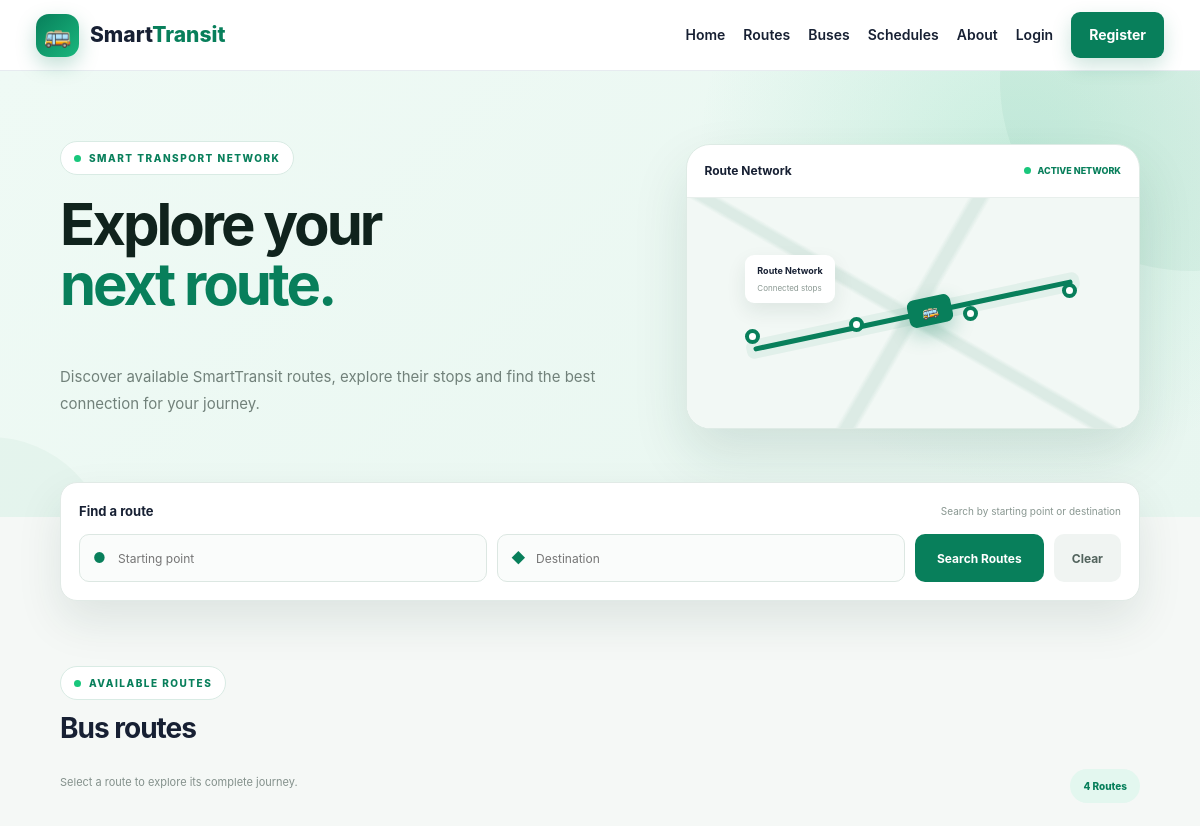
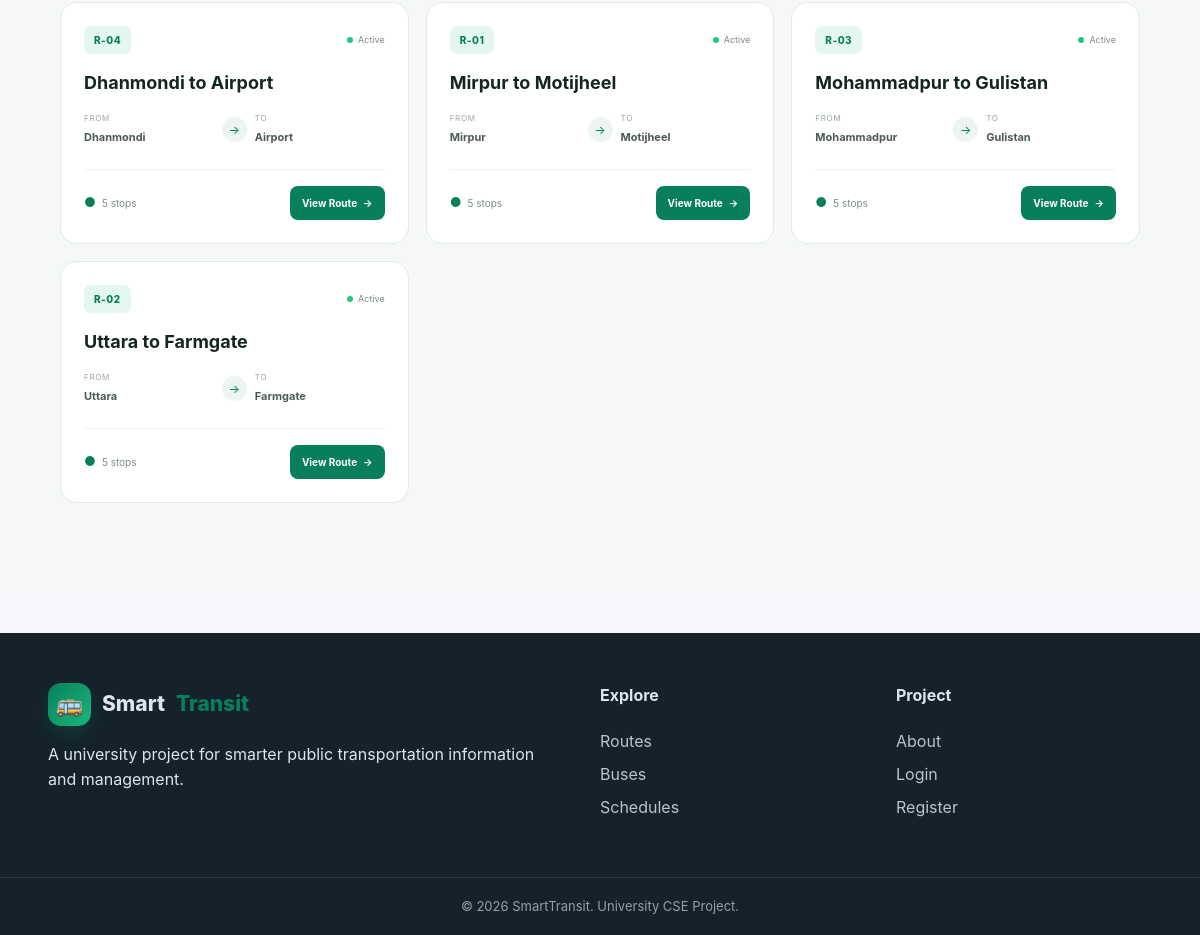
The app's page /passenger/routes.php with its own data (2 pictures, top to bottom).
### tables this page shows
CREATE TABLE IF NOT EXISTS routes (
    id INT UNSIGNED AUTO_INCREMENT PRIMARY KEY,
    route_name VARCHAR(120) NOT NULL,
    route_code VARCHAR(30) NOT NULL UNIQUE,
    starting_point VARCHAR(100) NOT NULL,
    ending_point VARCHAR(100) NOT NULL,
    description TEXT,
    status ENUM('active','inactive') NOT NULL DEFAULT 'active',
    created_at TIMESTAMP DEFAULT CURRENT_TIMESTAMP
);

### includes/functions.php (called while the page is built, shortened)
<?php
function e(?string $value): string {
    return htmlspecialchars($value ?? '', ENT_QUOTES, 'UTF-8');
}
?>

### passenger/routes.php (the view, shortened to what this page needs)
<?php
require_once __DIR__ . '/../config/database.php';
require_once __DIR__ . '/../includes/functions.php';
$from = trim($_GET['from'] ?? '');
$to = trim($_GET['to'] ?? '');
$sql = "SELECT r.*, COUNT(s.id) AS stop_count
        FROM routes r
        LEFT JOIN stops s ON s.route_id = r.id
        WHERE r.status = 'active'";
$params = [];
$sql .= " GROUP BY r.id ORDER BY r.route_name";
$stmt = $pdo->prepare($sql);
$stmt->execute($params);
$routes = $stmt->fetchAll();
require __DIR__ . '/../includes/header.php';
?>
<main class="routes-page">
    <section class="routes-hero">
        <div class="routes-container">
            <div class="routes-hero-grid">
                <div>
                    <div class="routes-eyebrow">
                        <span class="routes-eyebrow-dot"></span>
                        SMART TRANSPORT NETWORK
                    </div>
                    <h1>
                        Explore your<br>
                        <span>next route.</span>
                    </h1>
                    <p class="routes-hero-description">
                        Discover available SmartTransit routes,
                        explore their stops and find the best
                        connection for your journey.
                    </p>
                </div>
                <div class="route-visual">
                    <div class="route-visual-card">
                        <div class="visual-header">
                            <strong>
                                Route Network
                            </strong>
                            <div class="visual-live">
                                <span></span>
                                ACTIVE NETWORK
                            </div>
                        </div>
                        <div class="visual-map">
                            <div class="route-node node-1"></div>
                            <div class="route-node node-2"></div>
                            <div class="route-node node-3"></div>
                            <div class="route-node node-4"></div>
                            <div class="route-bus">
                                🚌
                            </div>
                            <div class="route-label">
                                Route Network
                                <small>
                                    Connected stops
                                </small>
                            </div>
                        </div>
                    </div>
                </div>
            </div>
        </div>
    </section>
    <div class="route-search-wrap">
        <div class="routes-container">
            <div class="route-search">
                <div class="search-title">
                    <strong>
                        Find a route
                    </strong>
                    <span>
                        Search by starting point or destination
                    </span>
                </div>
                <form
                    class="search-form"
                    method="get"
                >
                    <div class="search-field">
                        <span class="search-field-icon">
                            ●
                        </span>
                        <input
                            type="text"
                            name="from"
                            value="<?= e($from) ?>"
                            placeholder="Starting point"
                        >
                    </div>
                    <div class="search-field">
                        <span class="search-field-icon">
                            ◆
                        </span>
                        <input
                            type="text"
                            name="to"
                            value="<?= e($to) ?>"
                            placeholder="Destination"
                        >
                    </div>
                    <button
                        class="search-button"
                        type="submit"
                    >
                        Search Routes
                    </button>
                    <a
                        class="clear-button"
                        href="routes.php"
                    >
                        Clear
                    </a>
                </form>
            </div>
        </div>
    </div>
    <section class="routes-content">
        <div class="routes-container">
            <div class="routes-heading">
                <div>
                    <div class="routes-eyebrow">
                        <span class="routes-eyebrow-dot"></span>
                        AVAILABLE ROUTES
                    </div>
                    <h2>
                        Bus routes
                    </h2>
                    <p>
                        Select a route to explore its complete journey.
                    </p>
                </div>
                <div class="route-count">
                    <?= count($routes) ?>
                    <?= count($routes) === 1 ? 'Route' : 'Routes' ?>
                </div>
            </div>
            <?php if ($routes): ?>
                <div class="route-grid">
                    <?php foreach ($routes as $r): ?>
                        <article class="route-card">
                            <div class="route-card-top">
                                <div class="route-code">
                                    <?= e($r['route_code']) ?>
                                </div>
                                <div class="route-status">
                                    <span></span>
                                    Active
                                </div>
                            </div>
                            <h3>
                                <?= e($r['route_name']) ?>
                            </h3>
                            <div class="route-path">
                                <div class="route-point">
                                    <small>
                                        From
                                    </small>
                                    <strong
                                        title="<?= e($r['starting_point']) ?>"
                                    >
                                        <?= e($r['starting_point']) ?>
                                    </strong>
                                </div>
                                <div class="route-arrow">
                                    →
                                </div>
                                <div class="route-point">
                                    <small>
                                        To
                                    </small>
                                    <strong
                                        title="<?= e($r['ending_point']) ?>"
                                    >
                                        <?= e($r['ending_point']) ?>
                                    </strong>
                                </div>
                            </div>
                            <div class="route-card-bottom">
                                <div class="route-meta">
                                    <span class="route-meta-icon">
                                        ●
                                    </span>
                                    <?= (int)$r['stop_count'] ?>
                                    <?= (int)$r['stop_count'] === 1
                                        ? 'stop'
                                        : 'stops'
                                    ?>
                                </div>
                                <a
                                    class="view-route"
                                    href="route-details.php?id=<?= (int)$r['id'] ?>"
                                >
                                    View Route
                                    <span>
                                        →
                                    </span>
                                </a>
                            </div>
                        </article>
                    <?php endforeach; ?>
                </div>
            <?php endif; ?>
        </div>
    </section>
</main>
<?php require __DIR__ . '/../includes/footer.php'; ?>

### assets/css/style.css (style rules this page uses)
* { box-sizing:border-box }
html { scroll-behavior:smooth }
body { margin:0;font-family:Inter,Segoe UI,Arial,sans-serif;background:#f6f8fb;color:#172033;line-height:1.6 }
a { color:inherit;text-decoration:none }
input,select { width:100%;padding:12px 13px;border:1px solid #d8e0e8;border-radius:8px;background:#fff;font:inherit;color:inherit;outline:none }
.feature-card,.info-card,.route-card,.bus-card,.panel,.stat-card,.action-card { background:#fff;border:1px solid #e3e8ee;border-radius:14px }
.route-grid,.bus-grid { display:grid;grid-template-columns:repeat(3,1fr);gap:18px }
.route-card,.bus-card { padding:22px }
.route-code { display:inline-block;background:#e8f7f1;color:#087f5b;font-size:12px;font-weight:800;padding:5px 8px;border-radius:6px }
.route-path { display:flex;align-items:center;justify-content:space-between;gap:10px;font-size:14px;margin:15px 0 }

### records on screen
routes: route_code "R-04", route_name "Dhanmondi to Airport", starting_point "Dhanmondi", ending_point "Airport", stop_count "5"
routes: route_code "R-01", route_name "Mirpur to Motijheel", starting_point "Mirpur", ending_point "Motijheel", stop_count "5"
routes: route_code "R-03", route_name "Mohammadpur to Gulistan", starting_point "Mohammadpur", ending_point "Gulistan", stop_count "5"
routes: route_code "R-02", route_name "Uttara to Farmgate", starting_point "Uttara", ending_point "Farmgate", stop_count "5"

### other values on screen
count($routes) "4"
